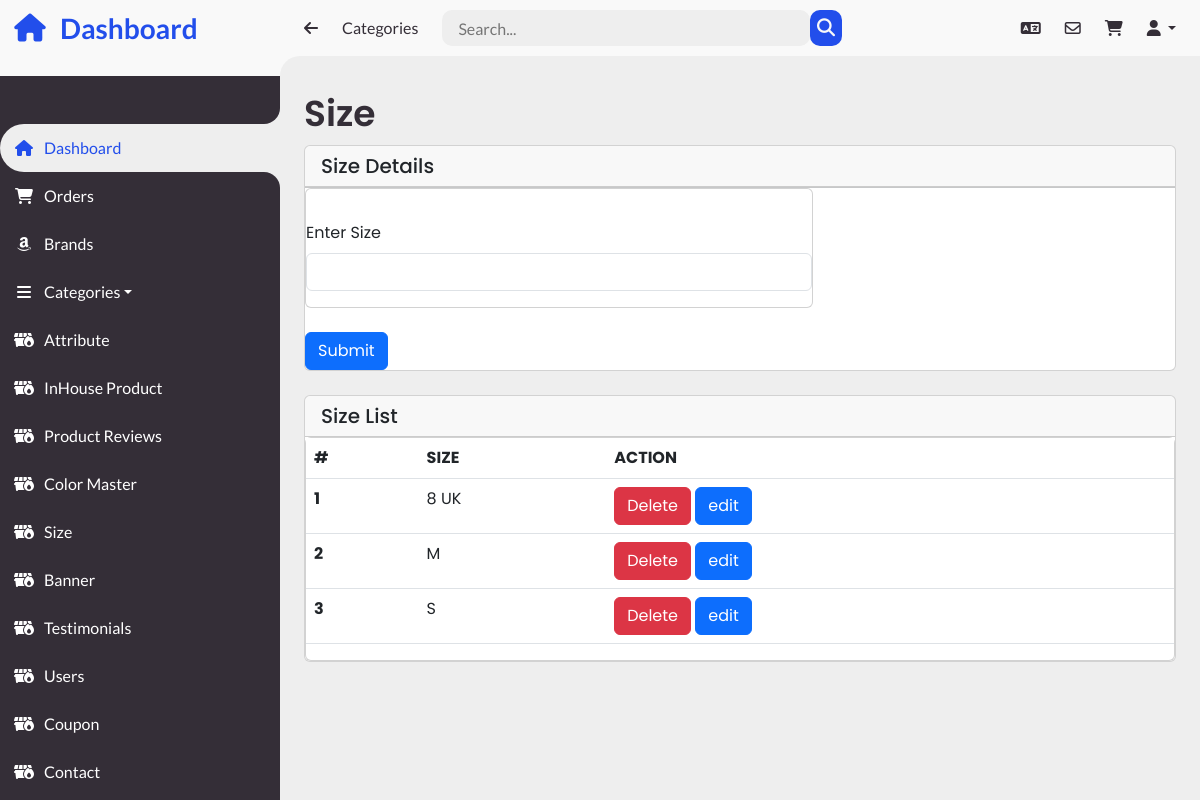
The page /Admin/size.php (signed in) on the database its author committed.
### tables this page shows
CREATE TABLE `size` (
  `id` int(250) NOT NULL,
  `size` varchar(250) NOT NULL
);

### Admin/size.php (the view, shortened to what this page needs)
<!DOCTYPE html>
<html lang="en">
<head>
</head>
<body>
    <?php
		include "header.php";
	?>
  <main>
			<div class="head-title">
				<div class="left">
					<h1>Size</h1>
				</div>
			</div>
            <div class="card mb-4">
                    <h5 class="card-header">Size Details</h5>
                    <div class="col-md-7">
                    <div class="card mb-4">
                    <div class="card-body">
                      </div>
                      <div class="mb-3">
                        <label for="exampleFormControlInput1" class="form-label">Enter Size</label>
                        <input
                          type="text" name="size"
                          class="form-control"
                          id=""
                          placeholder=""
                        />
                      </div>
                      </div>
                         <button type="submit" name="submit" class="btn btn-primary me-2">Submit</button>
						 </div>
                  </div>
          <?php
          $sql3 = "SELECT * FROM `size` order by id ASC ";
          $result3 = mysqli_query($conn, $sql3);
          ?>
			<div class="card mb-4">
                    <h5 class="card-header">Size List</h5>
			<div class="card">
                <div class="table-responsive text-nowrap">
                  <table class="table">
                    <thead>
                      <tr>
					              <th>#</th>
                        <th>SIZE</th>
					            	<th>ACTION</th>
                      </tr>
                    </thead>
                    <?php
                      $i = 1;
                      while($rows1 = mysqli_fetch_assoc($result3)){
                        ?>
                    <tbody class="table-border-bottom-0">
                      <tr>
                      <td> <strong><?php echo $i++  ?></strong></td>
                        <td><?php echo $rows1 ['size']; ?></td>
                       <td>
                       <a  href="http://localhost/Ecommerce_website/Admin/deletesize.php?id=<?php echo $rows1 ['id']; ?>"> <input type="submit" class="btn btn-danger" value="Delete" ></a>
                              <a  href="http://localhost/Ecommerce_website/Admin/editsize.php?id=<?php echo $rows1 ['id']; ?>"><input type="submit" class="btn btn-primary" value="edit" ></a>
                        </td>
                      </tr>
                    </tbody>
                    <?php
                      }
                    ?>
                  </table>
                </div>
            </div>
            </div>
		</main>
</body>
</html>

### Admin/style.css (style rules this page uses)
* { margin: 0; padding: 0; box-sizing: border-box; text-decoration: none !important; }
a { text-decoration: none !important; }
html { overflow-x: hidden; }
body { background: var(--grey) !important; overflow-x: hidden; text-decoration: none !important; }
:root { --poppins: 'Poppins', sans-serif; --lato: 'Lato', sans-serif; --light: #F9F9F9; --blue: rgb(34, 78, 235); --light-blue: #CFE8FF; --grey: #eee; --dark-grey: #AAAAAA; --dark: #342E37; --red: #DB504A; --yellow: #FFCE26; --light-yellow: #FFF2C6; --orange: #FD7238; --light-orange: #FFE0D3; }
#content main { width: 100%; padding: 36px 24px; font-family: var(--poppins); max-height: calc(100vh - 56px); overflow-y: auto; }
#content main .head-title { display: flex; align-items: center; justify-content: space-between; grid-gap: 16px; flex-wrap: wrap; }
#content main .head-title .left h1 { font-size: 36px; font-weight: 600; margin-bottom: 10px; color: var(--dark); }

### Admin/header.php (style rules this page uses)
a { text-decoration: none !important; }

### rows shown on the page
size: size "8 UK"
size: size "M"
size: size "S"
